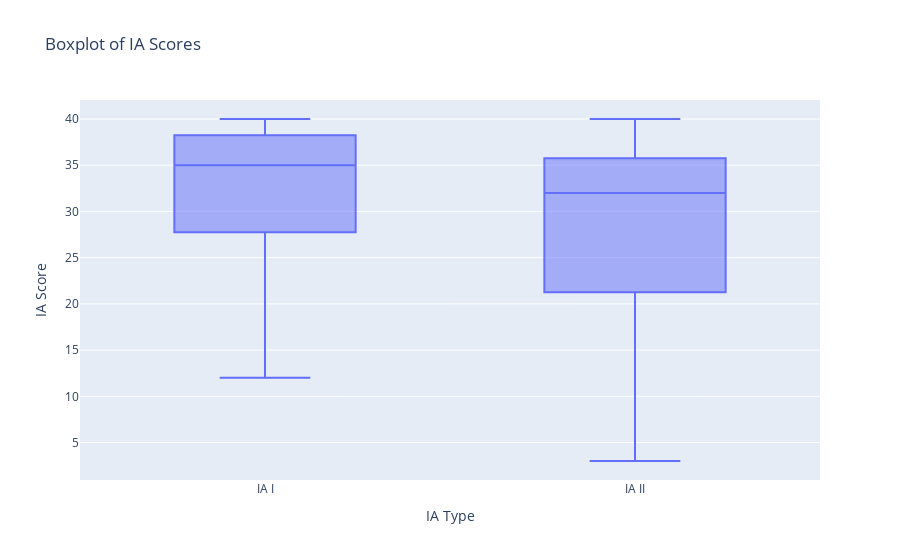

Notebook source saved alongside this figure:
### Markdown cell above
# Boxplot of IA Scores

### Code cell
# Visualization 2: Box plot of IA scores
melted_df = pd.melt(df[['IA I', 'IA II', 'IA III']], var_name='IA Type', value_name='IA Score')
box_fig = px.box(melted_df, x='IA Type', y='IA Score', title='Boxplot of IA Scores')
box_fig.show()

### Figure 1 — Plotly figure (JSON) as saved in the notebook; plotly's stock layout.template omitted (floating-point values rounded to 4 significant figures; data arrays with more than 128 entries replaced by an {"elided": "..."} marker saying what was removed)
{"data": [{"alignmentgroup": "True", "hovertemplate": "IA Type=%{x}<br>IA Score=%{y}<extra></extra>", "legendgroup": "", "marker": {"color": "#636efa"}, "name": "", "notched": false, "offsetgroup": "", "orientation": "v", "showlegend": false, "type": "box", "x": {"elided": "213 str values"}, "x0": " ", "xaxis": "x", "y": {"elided": "213 int values"}, "y0": " ", "yaxis": "y"}], "layout": {"boxmode": "group", "legend": {"tracegroupgap": 0}, "title": {"text": "Boxplot of IA Scores"}, "xaxis": {"anchor": "y", "domain": [0, 1], "title": {"text": "IA Type"}}, "yaxis": {"anchor": "x", "domain": [0, 1], "title": {"text": "IA Score"}}}}
